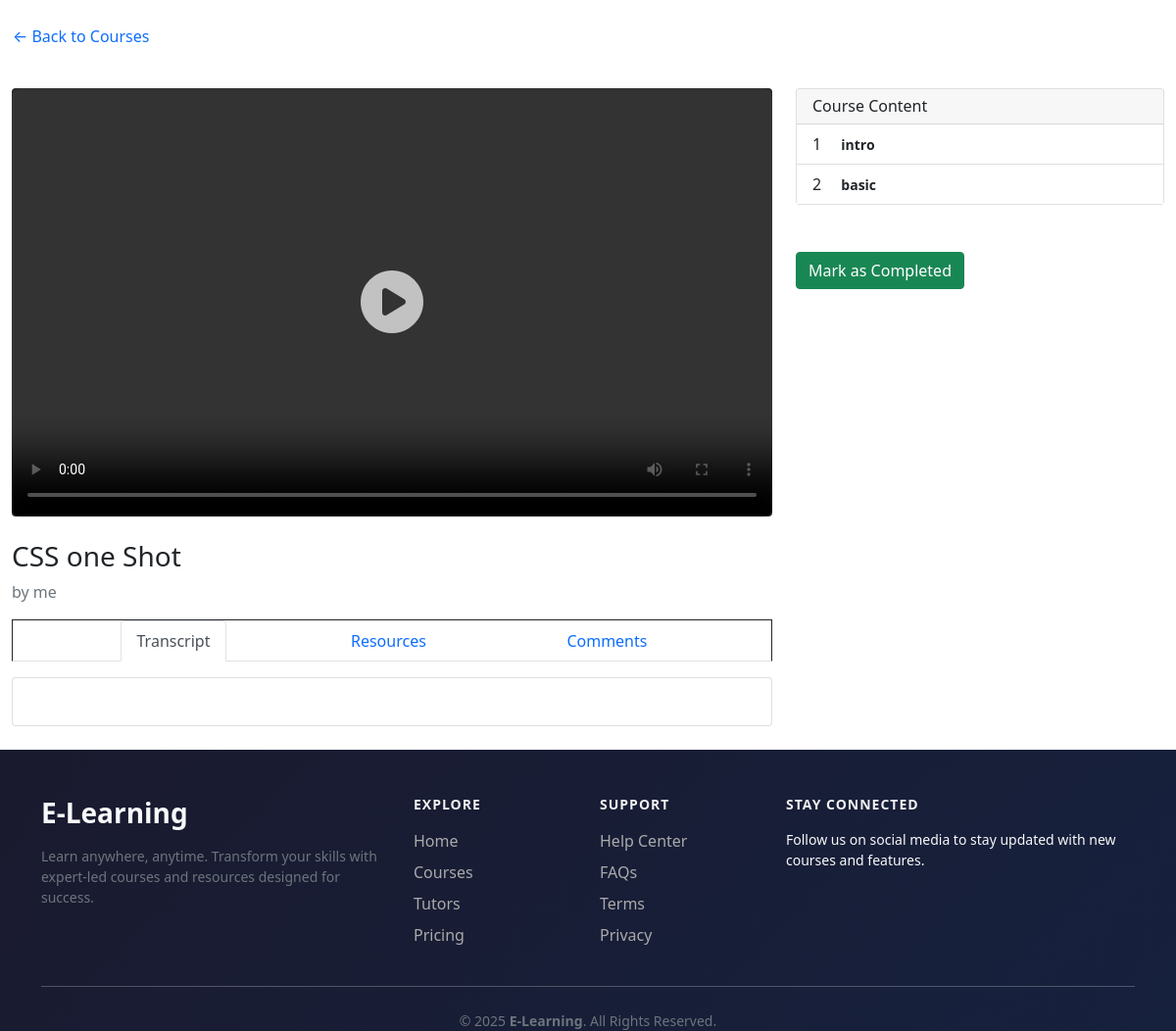
/student/coursePlayer.php?courseID=32, run on the app's committed database.
### tables this page shows
CREATE TABLE `tblcourses` (
  `id` int(11) NOT NULL,
  `title` varchar(50) NOT NULL,
  `description` varchar(100) NOT NULL,
  `instructor` varchar(20) NOT NULL,
  `category` varchar(20) NOT NULL,
  `price` decimal(20,2) NOT NULL,
  `thumbnail` varchar(50) NOT NULL,
  `rating` decimal(5,1) NOT NULL DEFAULT 3.0,
  `duration` varchar(20) NOT NULL,
  `created_at` varchar(20) NOT NULL,
  `video` varchar(255) DEFAULT NULL
);

CREATE TABLE `tbllessons` (
  `lesson_id` int(11) NOT NULL,
  `course_id` int(11) NOT NULL,
  `lesson_number` int(11) NOT NULL,
  `lesson_title` varchar(255) NOT NULL,
  `video_path` varchar(255) DEFAULT NULL,
  `transcript` text DEFAULT NULL
);

### student/coursePlayer.php (the view, shortened to what this page needs)
<!DOCTYPE html>
<html lang="en">
<head>
    <?php require_once '../styles.php' ?>
</head>
<body>
    <?php
    require_once '../connection.php';
    $course_id = $_GET['courseID'];
    $query1 = "SELECT * FROM tblcourses WHERE id=$course_id";
    $query2 = "SELECT * from tbllessons WHERE course_id=$course_id";
    $result1 = mysqli_query($conn, $query1);
    $result2 = mysqli_query($conn, $query2);
    $course = mysqli_fetch_array($result1);
    $course_title = $course["title"];
    $course_instructor = $course["instructor"];
    ?>
    <div class="container-fluid py-4">
        <div class="mb-4">
            <form action="student_my_courses.php">
                <button class="btn btn-link text-decoration-none p-0 mb-3">
                    ← Back to Courses
                </button>
            </form>
        </div>
        <div class="row">
            <div class="col-lg-8">
                <div class="bg-dark rounded mb-4 d-flex align-items-center justify-content-center"
                    style="aspect-ratio: 16/9; position: relative;">
                    <video id="courseVideo" width="100%" height="100%" style="border-radius: 8px; display:block"
                        controls controlsList="nodownload noplaybackrate" disablePictureInPicture>
                        <source src="<?php echo htmlspecialchars($firstLesson['video_path'] ?? ''); ?>"
                            type="video/mp4"> Your browser does not support the video tag.
                    </video>
                    <div id="playButton" class="play-overlay">
                        <i class="fa-solid fa-circle-play"></i>
                    </div>
                </div>
                <h1 class="h3 mb-2"><?php echo $course_title ?></h1>
                <p class="text-muted">by <?php echo $course_instructor ?></p>
                <ul class="nav nav-tabs" role="tablist">
                    <li class="nav-item">
                        <button class="nav-link active" data-bs-toggle="tab" data-bs-target="#transcript" type="button">
                            Transcript
                        </button>
                    </li>
                    <li class="nav-item">
                        <button class="nav-link" data-bs-toggle="tab" data-bs-target="#resources" type="button">
                            Resources
                        </button>
                    </li>
                    <li class="nav-item">
                        <button class="nav-link" data-bs-toggle="tab" data-bs-target="#comments" type="button">
                            Comments
                        </button>
                    </li>
                </ul>
                <div class="tab-content mt-3">
                    <div class="tab-pane fade show active" id="transcript">
                        <div class="card">
                            <div class="card-body">
                            </div>
                        </div>
                    </div>
                </div>
            </div>
            <div class="col-lg-4">
                <div class="card">
                    <div class="card-header">
                        <h6 class="card-title mb-0">Course Content</h6>
                    </div>
                    <div class="card-body p-0">
                        <div class="list-group list-group-flush">
                            <?php
                            $i = 1;
                            while ($lesson = mysqli_fetch_array($result2)) {
                                echo "
                                <div class='list-group-item d-flex justify-content-between align-items-center lesson-item' data-video='" . htmlspecialchars($lesson['video_path'], ENT_QUOTES) . "'data-transcript='" . htmlspecialchars($lesson['transcript'], ENT_QUOTES) . "'>
                                    <div>
                                        <span class='me-2'>$i</span>
                                        <span class='small ms-2 fw-bold'>" . $lesson['lesson_title'] . "</span>
                                    </div>
                                </div>";
                                $i++;
                            }
                            ?>
                        </div>
                    </div>
                </div>
                <div class="mt-5">
                    <form method="post" action="">
                        <button type="submit" name="markCompleted" class="btn btn-success">
                            Mark as Completed
                        </button>
                    </form>
                </div>
            </div>
        </div>
    </div>
    <?php require_once './footer.php' ?>
</body>
</html>

### styles/style.css (style rules this page uses)
:root { --bs-primary: #030213; --bs-primary-rgb: 3, 2, 19; --bs-secondary: #6c757d; --bs-success: #28a745; --bs-warning: #ffc107; --bs-danger: #dc3545; --bs-light: #f8f9fa; --bs-dark: #343a40; --transition: all 0.3s ease-in-out; }
html { scroll-behavior: smooth; }
body { width: 100vw; overflow-x: hidden; opacity: 0; transition: opacity 0.5s ease-in-out; font-family: "Inter", sans-serif; background-color: #fff; color: var(--bs-dark); }
body.fade-in { opacity: 1; }
.btn { font-weight: 500; border-radius: 0.375rem; transition: var(--transition); }
.card { border: 1px solid rgba(0, 0, 0, 0.1); border-radius: 0.625rem; transition: var(--transition); }
.card-header { background-color: rgba(0, 0, 0, 0.03); border-bottom: 1px solid rgba(0, 0, 0, 0.1); }
.nav-tabs { border: 1px solid; display: flex; justify-content: space-evenly; }
.nav-tabs .nav-link.active { color: var(--bs-primary); border-color: #dee2e6 #dee2e6 #fff; }
.btn { transition: all 0.3s ease-in-out; }
.card { border: none; border-radius: 12px; transition: transform 0.3s ease, box-shadow 0.3s ease; }

### student/coursePlayer.php (style rules this page uses)
.play-overlay { position: absolute; top: 50%; left: 50%; transform: translate(-50%, -50%); font-size: 64px; color: white; border-radius: 50%; opacity: 0.7; cursor: pointer; transition: opacity 0.3s; background-color: transparent; }
.lesson-item { cursor: pointer; transition: background 0.3s ease, color 0.3s ease; }

### data on the page
tblcourses: title "CSS one Shot", instructor "me"
tbllessons: lesson_title "intro"
tbllessons: lesson_title "basic"
